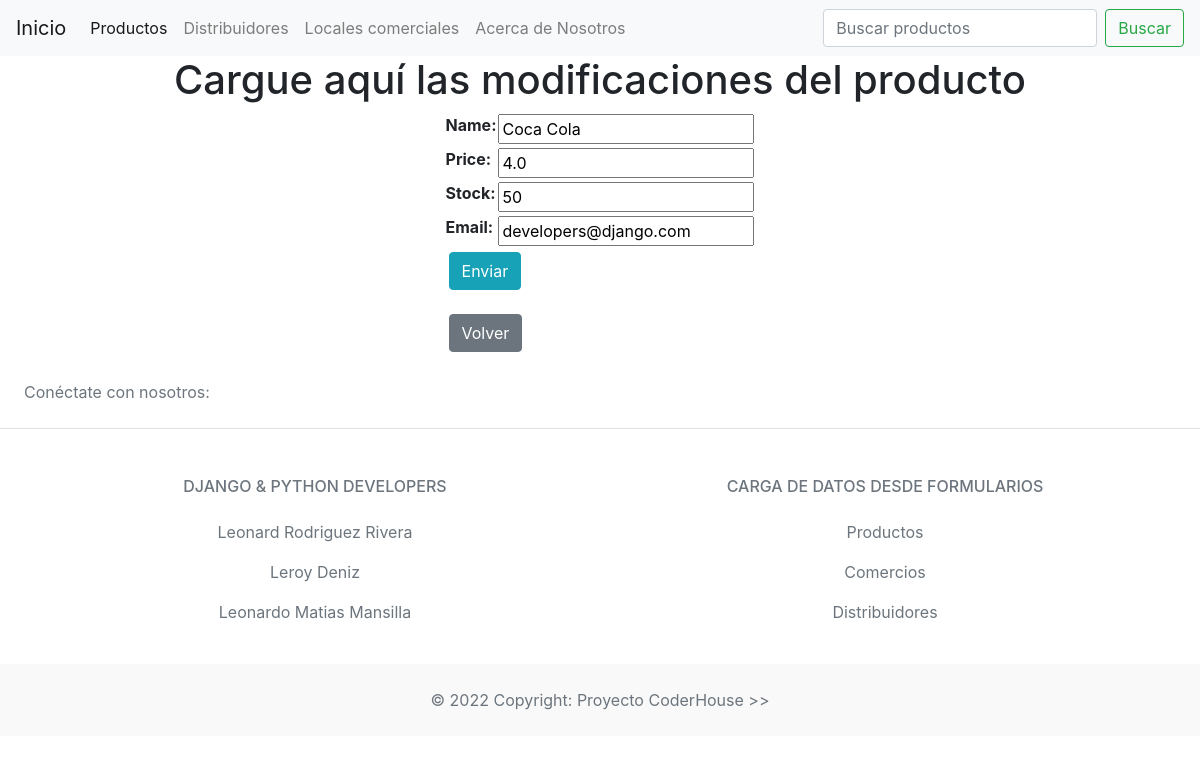
/products/update-product/4/, run on an earlier commit of the app's database.
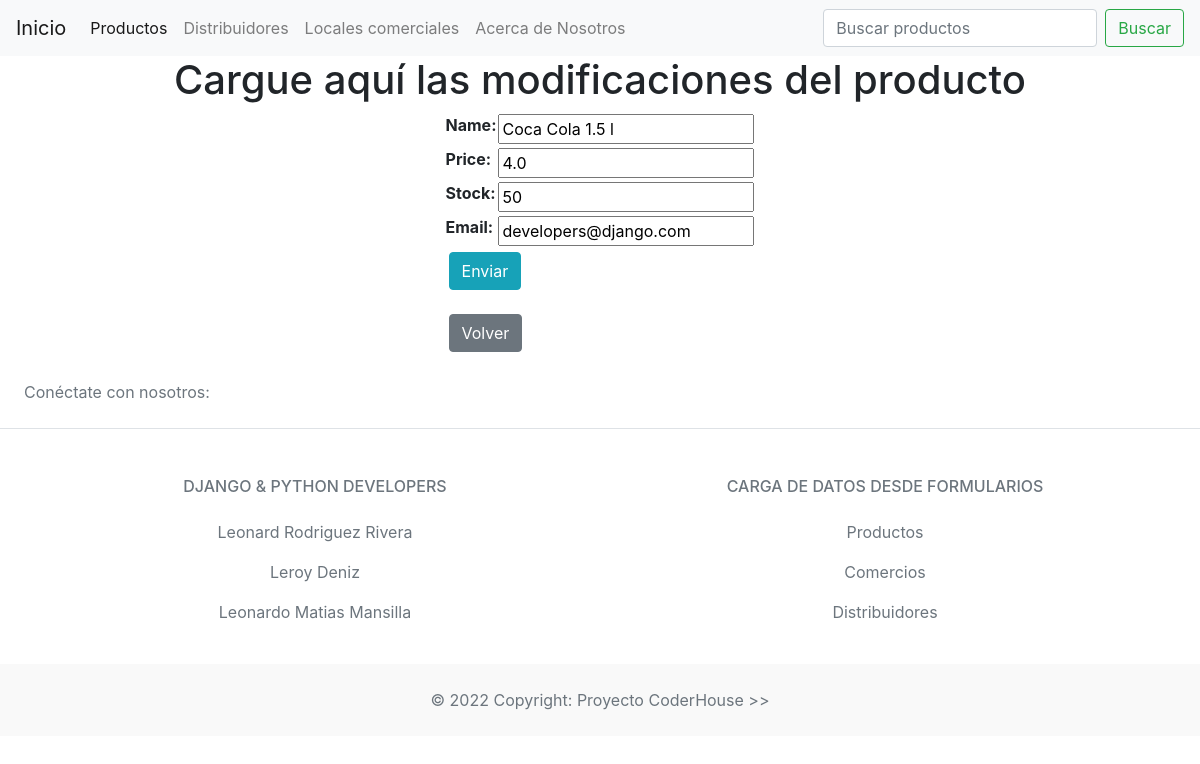
And on a later commit of the database.
### products/models.py (models this page shows)
class Products(models.Model):
    name = models.CharField(max_length=40)
    price = models.FloatField(max_length=40)
    creation_date = models.DateField(auto_now_add=True, null=True, blank=True)
    stock = models.IntegerField()
    email = models.EmailField()

### products/views.py (the view)
# urls.py: path('update-product/<int:pk>/', update_product, name= 'update_product'),
def update_product(request, pk):
    if request.method == 'POST':
        form = Formulario_productos(request.POST)
        if form.is_valid():
            product = Products.objects.get(id=pk)
            product.name = form.cleaned_data['name']
            product.price = form.cleaned_data['price']
            product.stock = form.cleaned_data['stock']
            product.email = form.cleaned_data['email']
            product.save()
            return redirect(products)
    elif request.method == 'GET':
        product = Products.objects.get(id=pk)
        form = Formulario_productos(initial= {
            'name': product.name,
            'price': product.price,
            'stock': product.stock,
            'email': product.email
        })
        context = {'form': form}
        return render(request, 'update_product.html', context=context)

### products/forms.py
class Formulario_productos(forms.Form):
    name = forms.CharField()
    price = forms.FloatField()
    stock = forms.IntegerField()
    email = forms.EmailField()

### templates/update_product.html (shortened to what this page needs)
{% extends "base/base.html"%}
  {% block dynamic_content %}
  <h1 class="row justify-content-center">
    Cargue aquí las modificaciones del producto
  </h1>
  <div class="row justify-content-center">
    <form action="" method="POST">
      <table>
        {{form.as_table}}
      </table>
      <p><input type="submit" class="btn btn-info m-1" value="Enviar" /></p>
      <a href="/products/products/" class="btn btn-secondary m-1">Volver</a>
    </form>
  </div>
  {% endblock %}

What changed in the data, as far as the page shows it:
changed Products "developers@django.com": name "Coca Cola" → "Coca Cola 1.5 l"
